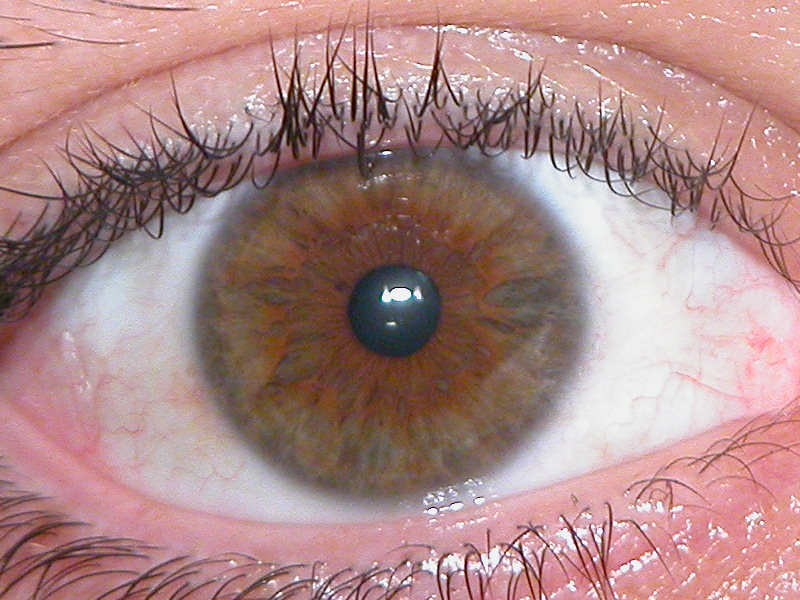
#> input picture colorImages/iris.jpg, 800 x 600 px
$ jupyter execute Ex2_Iris1.ipynb   (shell and % lines are left out)   (Python 2 division)
#> lines starting #> are read from the running program, lines starting #| are printed output that depends on the picture; long printed decimals are rounded
[cell 1]
import cv2
import numpy as np
from matplotlib import pyplot as plt

# Auxiliar Functions

[cell 2]
def invertChannels(img):
    b,g,r = cv2.split(img) # split channels
    return cv2.merge([r,g,b]) # merge in rgb order to display with matplotlib

[cell 3]
# mean square error
def mse(imageA, imageB):
    # the 'Mean Squared Error' between the two images is the
    # sum of the squared difference between the two images;
    # NOTE: the two images must have the same dimension
    err = np.sum((imageA.astype("float") - imageB.astype("float")) ** 2)
    err /= float(imageA.shape[0] * imageA.shape[1])

    # return the MSE, the lower the error, the more "similar"
    return err

# Iris

[cell 4]
img = cv2.imread('../colorImages/iris.jpg')
#> img is the input picture: shape (600, 800, 3); mean B, G, R 135.4, 136.6, 172.2
img1 = cv2.imread('../colorImages/iris_1.jpg')
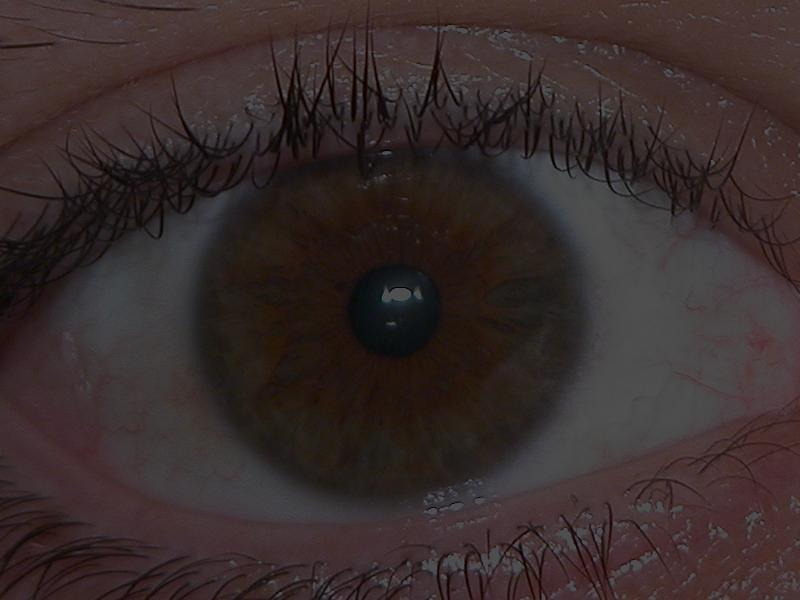
#> input picture colorImages/iris_1.jpg, 800 x 600 px
#> img1 is the input picture: shape (600, 800, 3); mean B, G, R 44, 44.4, 55.9
img2 = cv2.imread('../colorImages/iris_2.jpg')
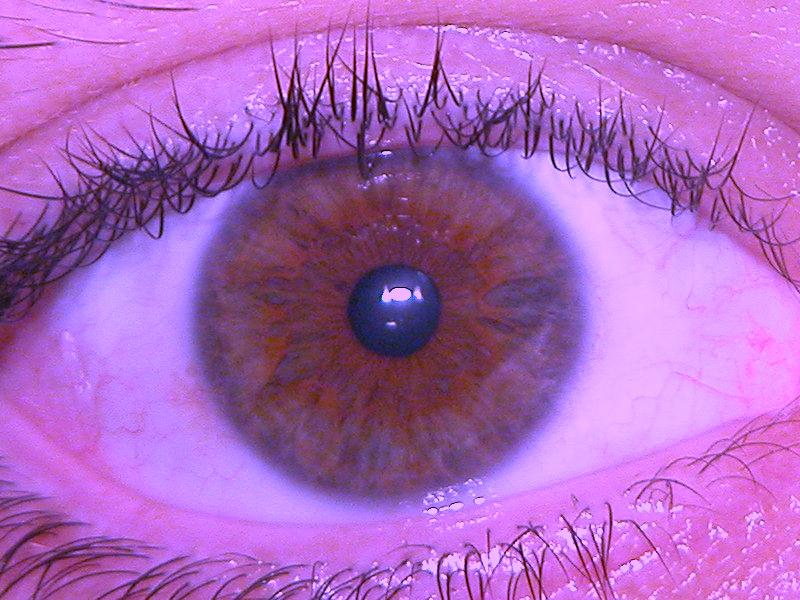
#> input picture colorImages/iris_2.jpg, 800 x 600 px
#> img2 is the input picture: shape (600, 800, 3); mean B, G, R 188.6, 102.6, 172.2
img3 = cv2.imread('../colorImages/iris_3.jpg')
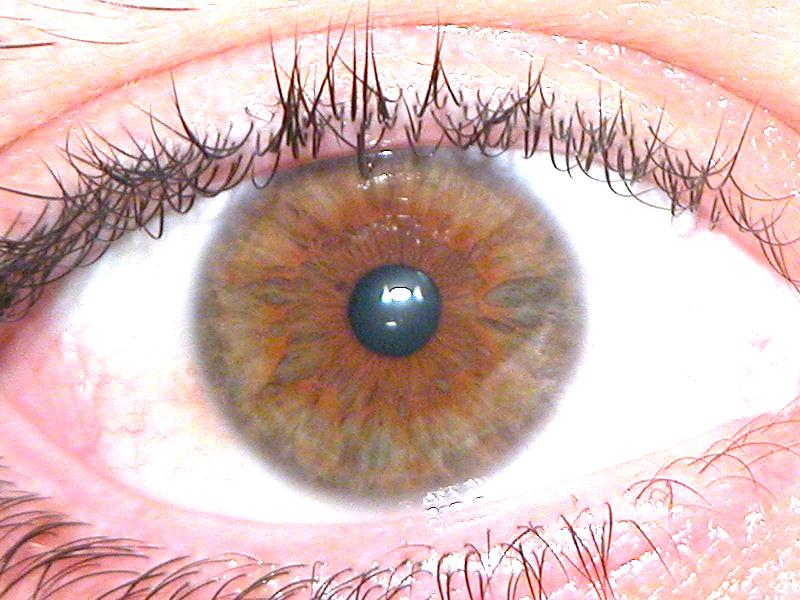
#> input picture colorImages/iris_3.jpg, 800 x 600 px
#> img3 is the input picture: shape (600, 800, 3); mean B, G, R 182.6, 186, 216.1
img4 = cv2.imread('../colorImages/iris_4.jpg')
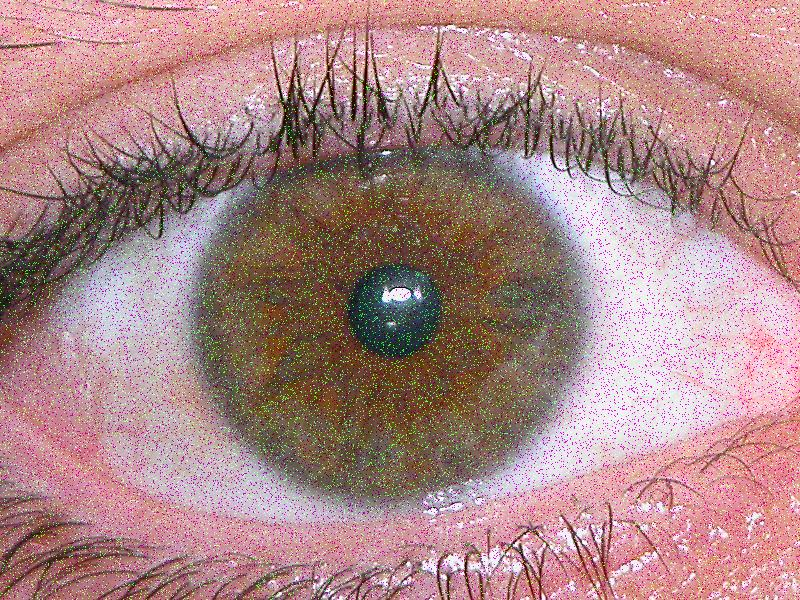
#> input picture colorImages/iris_4.jpg, 800 x 600 px
#> img4 is the input picture: shape (600, 800, 3); mean B, G, R 135.3, 135.2, 171.4

plt.figure(figsize=(10,5))

plt.subplot(121)
plt.imshow(invertChannels(img))
#> in invertChannels, `b,g,r = cv2.split(img)`:
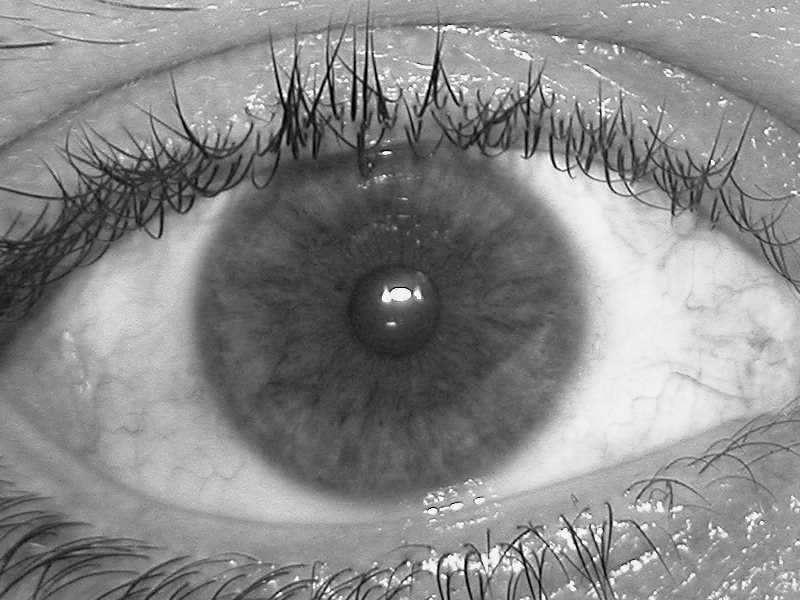
#> g: shape (600, 800); min 0, max 255, mean 136.6
#> in invertChannels, `b,g,r = cv2.split(img)`:
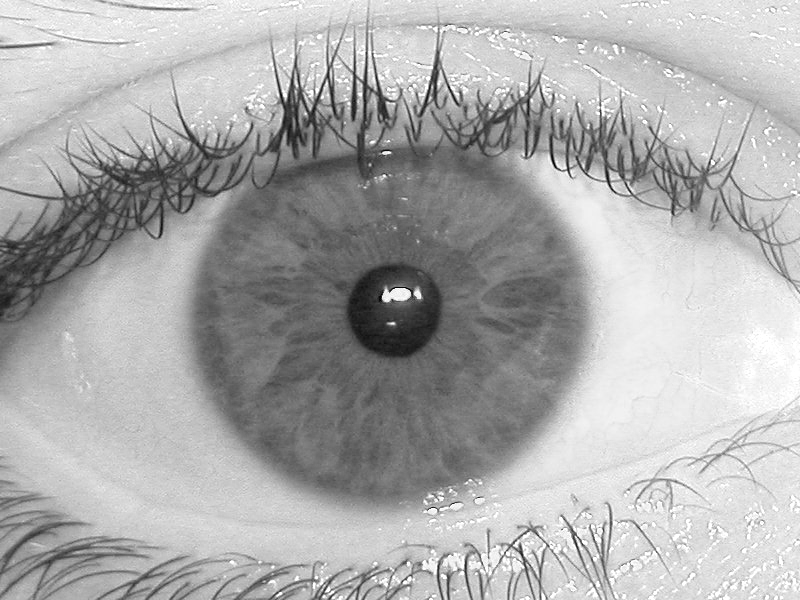
#> r: shape (600, 800); min 0, max 255, mean 172.2

plt.subplot(122)
color = ('b','g','r')
for i,col in enumerate(color):
    histr = cv2.calcHist([img],[i],None,[256],[0,256])
    plt.plot(histr,color = col)
    plt.xlim([0,256])
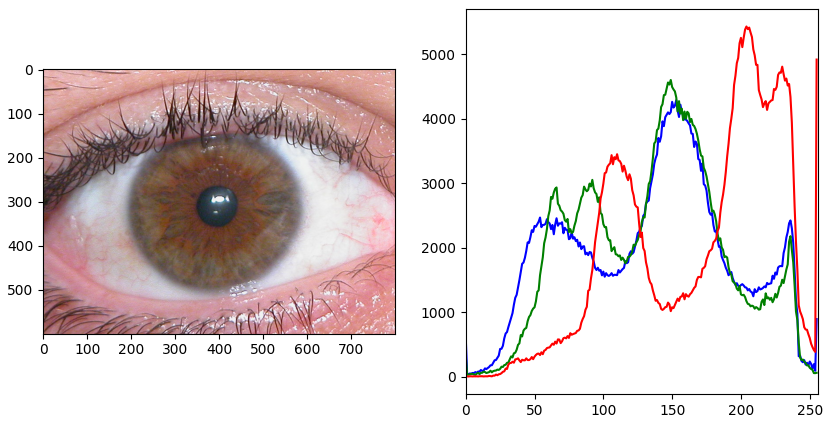
#> figure drawn by matplotlib, 2 panels; panel 2: curve peaks at x = 153, y = 4289; panel 2: curve peaks at x = 149, y = 4602; panel 2: curve peaks at x = 204, y = 5432

[cell 5]
plt.figure(figsize=(10,20))
plt.subplot(421);plt.imshow(invertChannels(img1))
#> in invertChannels (call 2), `b,g,r = cv2.split(img)`:
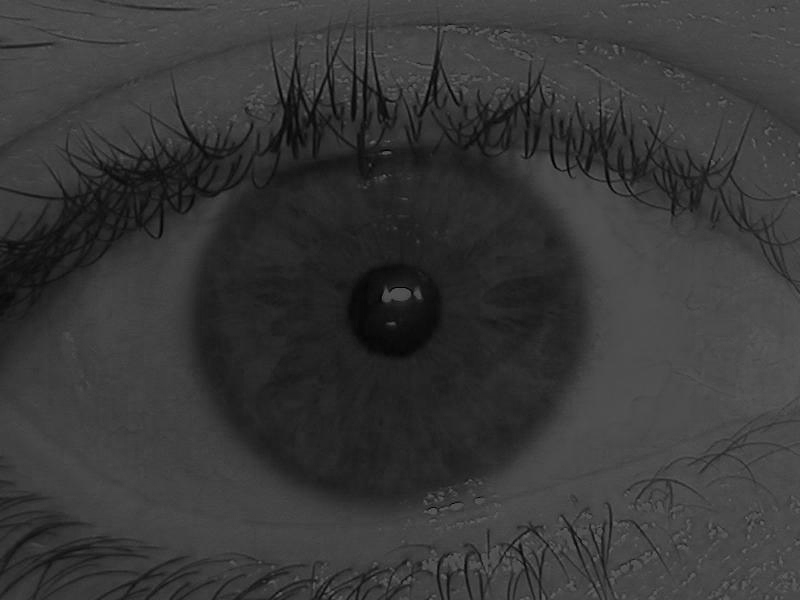
#> r: shape (600, 800); min 0, max 106, mean 55.9
plt.subplot(422)
color = ('b','g','r')
for i,col in enumerate(color):
    histr = cv2.calcHist([img1],[i],None,[256],[0,256])
    plt.plot(histr,color = col)
    plt.xlim([0,256])
#> `[cell 5] plt.figure(figsize=(10,20)) plt.subplot(421);plt.imshow(inver..`:
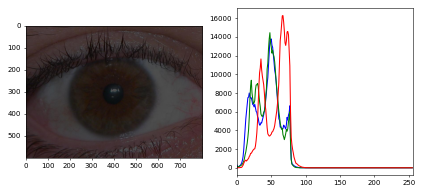
#> figure drawn by matplotlib, 2 panels; panel 2: curve peaks at x = 50, y = 13791; panel 2: curve peaks at x = 48, y = 14456; panel 2: curve peaks at x = 67, y = 16284

# [20 lines of commented-out code are left out]

# Iris_1 Image filtering

[cell 6]
# build look up table
high = np.max(img1) - 25 # too generate a litle clipping like original image
#> high = 82
low = np.min(img1)
#> low = 0

x = np.linspace(0,255,256);

declive = 255./(high - low);
#> declive = 3.11
ordenada = - declive * low;
#> ordenada = 0
print high
#| 82
print low
#| 0
print ordenada
#| -0.0
print declive
#| 3.110
table = declive * x + ordenada;
#> table = 256 values from 0 to 793
table[0:low] = 0;
table[high:256] = 255;

[cell 7]
table = np.array([table.astype('uint8')])

[cell 8]
img1_r2 = cv2.LUT(img1,table)

[cell 9]
plt.figure(figsize=(10,10))
plt.subplot(121);plt.imshow(invertChannels(img1_r2))

[cell 10]
for i,col in enumerate(color):
    histr = cv2.calcHist([img1_r2],[i],None,[256],[0,256])
    plt.plot(histr,color = col)
    plt.xlim([0,256])
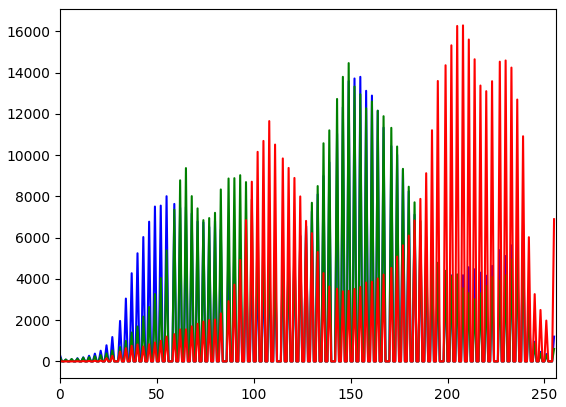
#> figure drawn by matplotlib, 1 panel; curve peaks at x = 155, y = 13791; curve peaks at x = 149, y = 14456; curve peaks at x = 208, y = 16284

[cell 11]
# mean square error comparation
print "MSE between Original and Iris1: %s" % mse(img,img1)
#> in mse, `err = np.sum((imageA.astype("float") - imageB.astype("float")) ** 2)`: err = 1.65e+10
#> in mse, `err /= float(imageA.shape[0] * imageA.shape[1])`: err = 34445.7
#| MSE between Original and Iris1: 34445.681
print "MSE between Original and Iris enchanced: %s" % mse(img,img1_r2)
#| MSE between Original and Iris enchanced: 176.779
